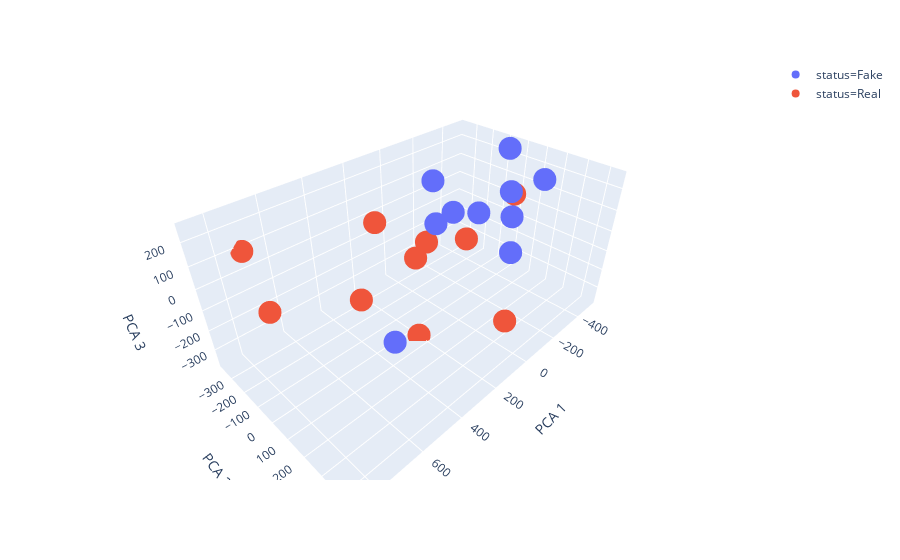

Write notebook code for a chart like this one.
### Code cell
# Step5.
# project each image onto basis
FOBM = np.empty((N,3))
OBM = np.empty((N,3))

for i in range(N):
    imvec = A[i]
    FOBM[i] = np.dot(u.T[:3] , A[i].reshape(-1,1)).T

for i in range(N):
    imvec = A[i]
    OBM[i] = np.dot(u.T[:3] , A[N+i].reshape(-1,1)).T

FOBM_df = pd.DataFrame(FOBM, columns=['PCA 1','PCA 2','PCA 3'])
FOBM_df['status'] = 'Fake'
OBM_df = pd.DataFrame(OBM, columns=['PCA 1','PCA 2','PCA 3'])
OBM_df['status'] = 'Real'
df = FOBM_df.append(OBM_df)

fig = px.scatter_3d(df, x='PCA 1', y='PCA 2', z='PCA 3', color='status')
fig.show()

### Figure 1 — Plotly figure (JSON) as saved in the notebook; plotly's stock layout.template omitted (floating-point values rounded to 4 significant figures)
{"data": [{"hoverlabel": {"namelength": 0}, "hovertemplate": "status=Fake<br>PCA 1=%{x}<br>PCA 2=%{y}<br>PCA 3=%{z}", "legendgroup": "status=Fake", "marker": {"color": "#636efa", "symbol": "circle"}, "mode": "markers", "name": "status=Fake", "scene": "scene", "showlegend": true, "type": "scatter3d", "x": [-310.8, -393.7, -83.39, -500.6, -17.57, -397.1, -174.3, 592.8, -452.4, -57.38], "y": [110.9, 36.85, -155.0, 133.2, -71.24, 69.24, -113.0, 336.7, -35.0, 122.2], "z": [21.54, 88.22, 180.8, 144.0, 31.85, -225.8, 10.05, 26.05, 254.9, 144.0]}, {"hoverlabel": {"namelength": 0}, "hovertemplate": "status=Real<br>PCA 1=%{x}<br>PCA 2=%{y}<br>PCA 3=%{z}", "legendgroup": "status=Real", "marker": {"color": "#EF553B", "symbol": "circle"}, "mode": "markers", "name": "status=Real", "scene": "scene", "showlegend": true, "type": "scatter3d", "x": [158.6, 269.7, 21.19, -496.1, 710.5, -91.91, -274.7, 213.0, 855.9, 428.3], "y": [441.9, -127.2, -88.64, -12.29, -368.5, -273.1, -108.9, 57.75, 85.49, -41.41], "z": [-89.56, 131.4, -50.62, 22.33, 90.47, -275.0, -172.5, -372.1, 153.3, -113.5]}], "layout": {"legend": {"tracegroupgap": 0}, "margin": {"t": 60}, "scene": {"domain": {"x": [0, 1], "y": [0, 1]}, "xaxis": {"title": {"text": "PCA 1"}}, "yaxis": {"title": {"text": "PCA 2"}}, "zaxis": {"title": {"text": "PCA 3"}}}}}
